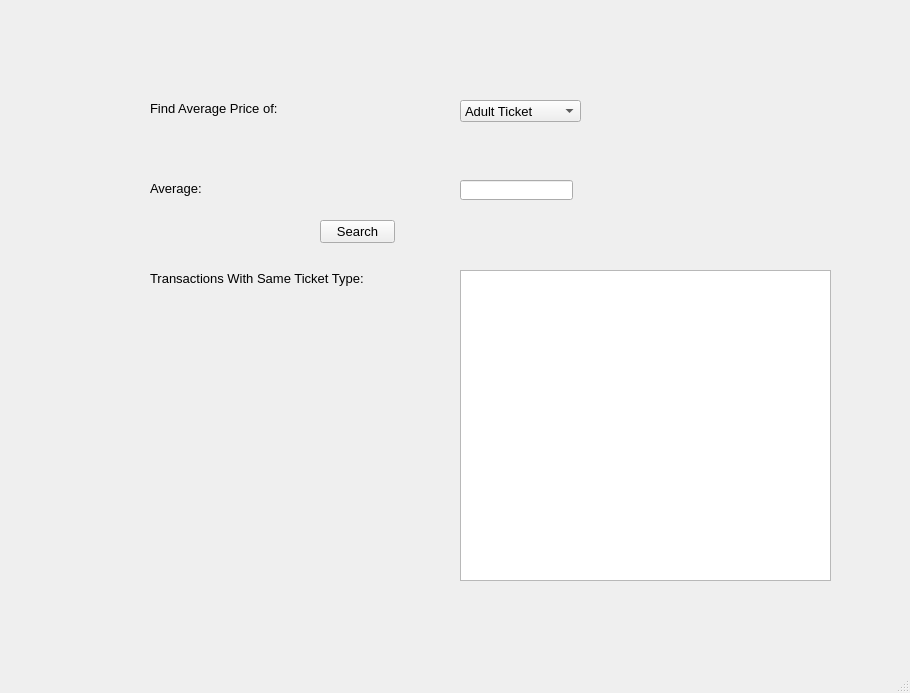
<?xml version="1.0" encoding="UTF-8"?>
<ui version="4.0">
 <class>searchWindow</class>
 <widget class="QMainWindow" name="searchWindow">
  <property name="geometry">
   <rect>
    <x>0</x>
    <y>0</y>
    <width>910</width>
    <height>693</height>
   </rect>
  </property>
  <property name="font">
   <font>
    <family>Arial</family>
    <pointsize>10</pointsize>
   </font>
  </property>
  <property name="windowTitle">
   <string>Search Window</string>
  </property>
  <widget class="QWidget" name="centralwidget">
   <widget class="QLabel" name="lblFindAveragePrice">
    <property name="geometry">
     <rect>
      <x>150</x>
      <y>100</y>
      <width>131</width>
      <height>16</height>
     </rect>
    </property>
    <property name="text">
     <string>Find Average Price of:</string>
    </property>
   </widget>
   <widget class="QComboBox" name="cmbTicketTypePrice">
    <property name="geometry">
     <rect>
      <x>460</x>
      <y>100</y>
      <width>121</width>
      <height>22</height>
     </rect>
    </property>
    <item>
     <property name="text">
      <string>Adult Ticket</string>
     </property>
    </item>
    <item>
     <property name="text">
      <string>Child Ticket</string>
     </property>
    </item>
    <item>
     <property name="text">
      <string>Student Ticket</string>
     </property>
    </item>
    <item>
     <property name="text">
      <string>Ride Pass</string>
     </property>
    </item>
   </widget>
   <widget class="QLabel" name="lblAverageTicketTypePrice">
    <property name="geometry">
     <rect>
      <x>150</x>
      <y>180</y>
      <width>71</width>
      <height>16</height>
     </rect>
    </property>
    <property name="text">
     <string>Average:</string>
    </property>
   </widget>
   <widget class="QLineEdit" name="txtAverageTicketTypePrice">
    <property name="geometry">
     <rect>
      <x>460</x>
      <y>180</y>
      <width>113</width>
      <height>20</height>
     </rect>
    </property>
    <property name="readOnly">
     <bool>true</bool>
    </property>
   </widget>
   <widget class="QLabel" name="lblTicketTypeTransactions">
    <property name="geometry">
     <rect>
      <x>150</x>
      <y>270</y>
      <width>241</width>
      <height>16</height>
     </rect>
    </property>
    <property name="text">
     <string>Transactions With Same Ticket Type:</string>
    </property>
   </widget>
   <widget class="QTableWidget" name="tblTransactions">
    <property name="geometry">
     <rect>
      <x>460</x>
      <y>270</y>
      <width>371</width>
      <height>311</height>
     </rect>
    </property>
   </widget>
   <widget class="QPushButton" name="btnSearch">
    <property name="geometry">
     <rect>
      <x>320</x>
      <y>220</y>
      <width>75</width>
      <height>23</height>
     </rect>
    </property>
    <property name="text">
     <string>Search</string>
    </property>
   </widget>
  </widget>
  <widget class="QMenuBar" name="menubar">
   <property name="geometry">
    <rect>
     <x>0</x>
     <y>0</y>
     <width>910</width>
     <height>21</height>
    </rect>
   </property>
  </widget>
  <widget class="QStatusBar" name="statusbar"/>
 </widget>
 <resources/>
 <connections/>
</ui>
